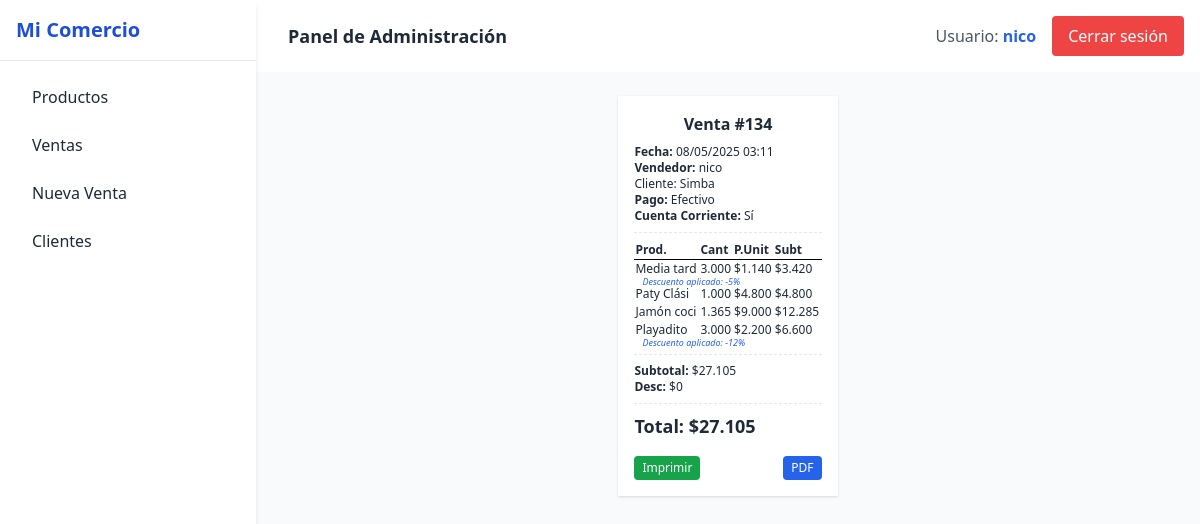
The page /ventas/detalle/134/ (signed in) on the database its author committed.
### usuarios/models.py (models this page shows, shortened)
class Usuario(AbstractUser):
    empresa = models.ForeignKey(Empresa, on_delete=models.CASCADE, null=True, blank=True)
    empresa = models.ForeignKey(Empresa, on_delete=models.CASCADE, null=True, blank=True)

### ventas/models.py (models this page shows, shortened)
class Venta(models.Model):
    fecha = models.DateTimeField(default=timezone.now)
    cliente = models.ForeignKey(Cliente, on_delete=models.SET_NULL, null=True, blank=True)
    total = models.DecimalField(max_digits=10, decimal_places=2, default=0)
    usuario = models.ForeignKey(Usuario, on_delete=models.SET_NULL, null=True)
    empresa = models.ForeignKey(Empresa, on_delete=models.CASCADE)
    cuenta_corriente = models.BooleanField(default=False)
    tipo_comprobante = models.CharField(
        max_length=20,
        choices=TIPO_COMPROBANTE_CHOICES,
        default='ticket'
    )
    TIPO_PAGO_CHOICES = [
        ('EF', 'Efectivo'),
        ('MP', 'QR (Mercado Pago)'),
        ('DN', 'QR (Cuenta DNI)'),
        ('TJ', 'Tarjeta'),
        ('TR', 'Transferencia'),
    ]
    tipo_pago = models.CharField(
        max_length=2,
        choices=TIPO_PAGO_CHOICES,
        default='EF'
    )

class Cliente(models.Model):
    nombre = models.CharField(max_length=100)
    cuit = models.CharField(max_length=20, blank=True, null=True)
    direccion = models.CharField(max_length=200, blank=True, null=True)
    saldo = models.DecimalField(default=0, max_digits=10, decimal_places=2)
    cuenta_corriente = models.BooleanField(default=True)
    condicion_iva = models.CharField(max_length=50, choices=[
        ('RI', 'Responsable Inscripto'),
        ('MT', 'Monotributista'),
        ('CF', 'Consumidor Final'),
        ('EX', 'Exento'),
    ], default='CF')
    empresa = models.ForeignKey(Empresa, on_delete=models.CASCADE)

class DetalleVenta(models.Model):
    venta = models.ForeignKey(Venta, related_name='detalles', on_delete=models.CASCADE)
    producto = models.ForeignKey(Producto, on_delete=models.SET_NULL, null=True)
    cantidad = models.DecimalField(max_digits=10, decimal_places=3)
    precio_unitario = models.DecimalField(max_digits=10, decimal_places=2)
    def subtotal(self):
        return self.cantidad * self.precio_unitario

### productos/models.py (models this page shows, shortened)
class Producto(models.Model):
    TIPO_VENTA_CHOICES = [
        ('unidad', 'Unidad'),
        ('kilo', 'Kilo'),
    ]
    nombre = models.CharField(max_length=100)
    codigo = models.CharField(max_length=50, unique=True)
    categoria = models.ForeignKey(Categoria, on_delete=models.CASCADE)
    precio_venta = models.DecimalField(max_digits=10, decimal_places=3)
    precio_compra = models.DecimalField(max_digits=10, decimal_places=3, default=0)
    stock_actual = models.DecimalField(max_digits=10, decimal_places=3)
    tipo_venta = models.CharField(max_length=10, choices=TIPO_VENTA_CHOICES, default='unidad')
    empresa = models.ForeignKey(Empresa, on_delete=models.CASCADE)
    aplica_descuento = models.BooleanField(default=False)
    cantidad_minima_descuento = models.PositiveIntegerField(null=True, blank=True)
    porcentaje_descuento = models.DecimalField(max_digits=5, decimal_places=2, null=True, blank=True)

### ventas/views.py (the view)
# urls.py: path('detalle/<int:venta_id>/', views.detalle_venta, name='detalle_venta'),
@login_required
def detalle_venta(request, venta_id):
    venta = get_object_or_404(Venta, id=venta_id, empresa=request.user.empresa)
    if venta.tipo_comprobante == 'factura_afip':
        total = float(venta.total)
        neto = round(total / 1.21, 2)
        iva = round(total - neto, 2)
        template = 'ventas/detalle_factura_afip.html'
    else:
        neto = None
        iva = None
        template = 'ventas/detalle_ticket.html'
    return render(request, template, {
        'venta': venta,
        'neto': neto,
        'iva': iva,
    })

### productos/templatetags/custom_filters.py (called while the page is built)
@register.filter
def formato_precio(value):
    if value is None:
        return ''
    return number_format(value, force_grouping=True).replace(',', '.')

@register.filter
def calcular_descuento(precio_unitario, precio_venta):
    if precio_venta > 0 and precio_unitario < precio_venta:
        return round((1 - (precio_unitario / precio_venta)) * 100, 0)
    return 0

### ventas/templates/ventas/detalle_ticket.html (shortened to what this page needs)
{% extends 'base.html' %}
{% load custom_filters %}
{% block content %}
<div class="boleta mx-auto p-4 bg-white shadow text-xs w-[58mm]">
    <h2 class="text-center font-bold text-base mb-2">Venta #{{ venta.id }}</h2>
    <p><strong>Fecha:</strong> {{ venta.fecha|date:"d/m/Y H:i" }}</p>
    <p><strong>Vendedor:</strong> {{ venta.usuario.get_full_name|default:venta.usuario.username }}</p>
    {% if venta.cliente %}
    <p>Cliente: {{ venta.cliente.nombre }}</p>
    {% else %}
    <p>Cliente: Consumidor Final</p>
    {% endif %}
    <p><strong>Pago:</strong> {{ venta.get_tipo_pago_display }}</p>
    {% if venta.cuenta_corriente %}
    <p><strong>Cuenta Corriente:</strong> Sí</p>
    {% endif %}
    <hr class="my-2 border-dashed">
    <table class="w-full text-xs">
        <thead>
            <tr class="border-b border-black text-left">
                <th>Prod.</th>
                <th>Cant</th>
                <th>P.Unit</th>
                <th>Subt</th>
            </tr>
        </thead>
        <tbody>
            {% for item in venta.detalles.all %}
            <tr>
                <td>{{ item.producto.nombre|slice:":10" }}</td>
                <td>{{ item.cantidad }}</td>
                <td>${{ item.precio_unitario|floatformat:0|formato_precio }}</td>
                <td>${{ item.subtotal|floatformat:0|formato_precio }}</td>
            </tr>
                        {% if item.producto.precio_venta > item.precio_unitario %}
            <tr>
                <td colspan="4" class="text-[9px] text-blue-600 italic pl-2 mt-[-5px] p-0" style="line-height: 0.8;">
                    Descuento aplicado: -{{ item.precio_unitario|calcular_descuento:item.producto.precio_venta }}%
                </td>
            </tr>
            {% endif %}
            {% endfor %}
        </tbody>
    </table>
    <hr class="my-2 border-dashed">
    <p><strong>Subtotal:</strong> ${{ venta.subtotal|default:venta.total|floatformat:0|formato_precio }}</p>
    <p><strong>Desc:</strong> ${{ venta.descuento|default:0|floatformat:0|formato_precio }}</p>
    <hr class="my-2 border-dashed">
    <p class="text-lg mt-1 font-bold"><strong>Total:</strong> ${{ venta.total|floatformat:0|formato_precio }}</strong>
    </p>
    <div class="no-print mt-4 flex justify-between">
        <button onclick="window.print()"
            class="bg-green-600 text-white px-2 py-1 rounded text-xs hover:bg-green-700">Imprimir</button>
        <a href="{% url 'venta_pdf' venta.id %}"
            class="bg-blue-600 text-white px-2 py-1 rounded text-xs hover:bg-blue-700">PDF</a>
    </div>
</div>
{% endblock %}

### templates/base.html (shortened to what this page needs)
<!DOCTYPE html>
<html lang="es">
<head>
    <script src="https://cdn.tailwindcss.com"></script>
</head>
<body class="bg-gray-100 min-h-screen text-gray-800" x-data="{ open: false }">
    <div class="flex">
        <aside x-cloak
            class="w-64 bg-white h-screen shadow-md fixed top-0 left-0 z-30 transform transition-transform duration-300 ease-in-out"
            :class="open ? 'translate-x-0' : '-translate-x-full md:translate-x-0'">
            <div class="p-4 text-xl font-bold text-blue-700 border-b border-gray-200">
                Mi Comercio
            </div>
            <nav class="p-4 space-y-2">
                <a href="{% url 'lista_productos' %}"
                    class="block py-2 px-4 rounded hover:bg-blue-100 {% if request.path == '/productos/' %}bg-blue-100{% endif %}">Productos</a>
                <a href="{% url 'lista_ventas' %}"
                    class="block py-2 px-4 rounded hover:bg-blue-100 {% if request.path == '/ventas/' %}bg-blue-100{% endif %}">Ventas</a>
                <a href="{% url 'nueva_venta' %}"
                    class="block py-2 px-4 rounded hover:bg-blue-100 {% if request.path == '/ventas/nueva/' %}bg-blue-100{% endif %}">Nueva
                    Venta</a>
                <a href="{% url 'lista_clientes' %}"
                    class="block py-2 px-4 rounded hover:bg-blue-100 {% if request.path == '/ventas/lista_clientes/' %}bg-blue-100{% endif %}">Clientes</a>
            </nav>
        </aside>
        <div class="flex-1 min-h-screen flex flex-col ml-0 md:ml-64">
            <header class="bg-white shadow p-4 flex justify-between items-center">
                <div class="flex items-center space-x-4">
                    <div class="text-lg font-semibold">
                        {% block header %}Panel de Administración{% endblock %}
                    </div>
                </div>
                <div class="flex items-center space-x-4">
                    {% if user.is_authenticated %}
                    <span class="text-gray-600">Usuario: <strong class="text-blue-600">{{ user.username }}</strong></span>
                    <form method="post" action="{% url 'logout' %}">
                        <button type="submit"
                            class="bg-red-500 text-white px-4 py-2 rounded hover:bg-red-600 transition">
                            Cerrar sesión
                        </button>
                    </form>
                    {% else %}
                    <a href="{% url 'login' %}"
                        class="bg-blue-500 text-white px-4 py-2 rounded hover:bg-blue-600 transition">
                        Iniciar sesión
                    </a>
                    {% endif %}
                </div>
            </header>
            <main class="p-6 flex-1 bg-gray-50">
                {% block content %}{% endblock %}
            </main>
        </div>
    </div>
</body>
</html>

### rows shown on the page
Usuario: username "nico"
Venta: id "134", fecha "08/05/2025 03:11", usuario.get_full_name "nico", cliente.nombre "Simba", tipo_pago "Efectivo", subtotal "27.105", total "27.105"
DetalleVenta: producto.nombre "Media tard", cantidad "3.000", precio_unitario "1.140", subtotal "3.420", precio_unitario|calcular_descuento "5"
DetalleVenta: producto.nombre "Paty Clási", cantidad "1.000", precio_unitario "4.800", subtotal "4.800"
DetalleVenta: producto.nombre "Jamón coci", cantidad "1.365", precio_unitario "9.000", subtotal "12.285"
DetalleVenta: producto.nombre "Playadito", cantidad "3.000", precio_unitario "2.200", subtotal "6.600", precio_unitario|calcular_descuento "12"

### other values the page prints
{{ venta.descuento|default:0|floatformat:0|formato_precio }} "0"
